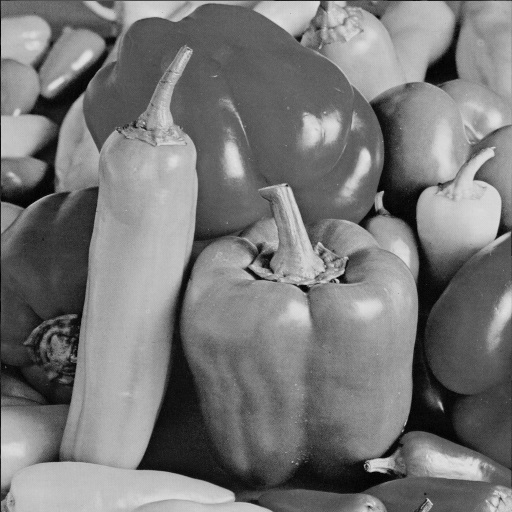
#> input picture 1.jpg, 512 x 512 px, found by its file name
$ python exp2.py
#> lines starting #> are read from the running program, lines starting #| are printed output that depends on the picture
#> further down, img is the input picture: shape (512, 512, 3); min 0, max 228, mean 119.8
import cv2
import numpy as np
import matplotlib.pyplot as plt
def dct2(a):
    return np.fft.fftshift(np.fft.fft2(np.fft.ifftshift(a)))
def idct2(a):
    return np.fft.fftshift(np.fft.ifft2(np.fft.ifftshift(a)))
def whole_img_dct(img_f32):
    img_dct = dct2(img_f32)
    img_dct_log = np.log(abs(img_dct) + 1e-10)
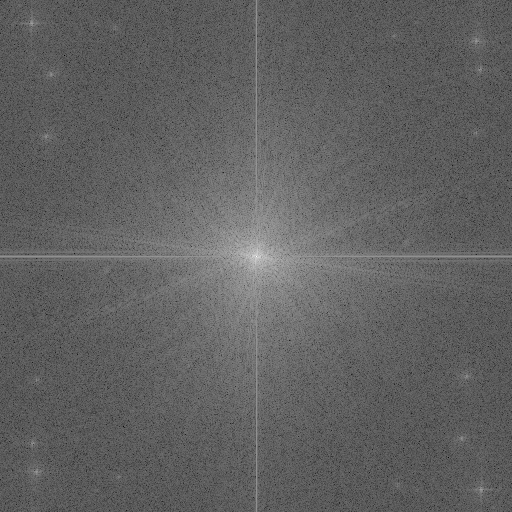
#> img_dct_log: shape (512, 512) float64; min 2.12, max 17.26, mean 7.92; drawn with min black and max white
    img_idct = idct2(img_dct)
    return img_dct, img_dct_log, img_idct

def block_img_dct(img_f32, f_ac, f_dc):
#> called with f_ac = 10, f_dc = 5
    height, width = img_f32.shape[:2]
#> height = 512; width = 512
    block_y = height // 8
#> block_y = 64
    block_x = width // 8
#> block_x = 64
    height_ = block_y * 8
#> height_ = 512
    width_ = block_x * 8
#> width_ = 512
    img_f32_cut = img_f32[:height_, :width_]
    img_dct = np.zeros((height_, width_), dtype=np.float32)
    new_img = img_dct.copy()

    for h in range(block_y):
        for w in range(block_x):
            img_block = img_f32_cut[8 * h: 8 * (h + 1), 8 * w: 8 * (w + 1)]
            img_dct[8 * h: 8 * (h + 1), 8 * w: 8 * (w + 1)] = dct2(img_block)

            # Change the number of preserved harmonics
            img_dct[8 * h: 8 * (h + 1), 8 * w + f_ac:] = 0
            # Zero out AC
            img_dct[8 * h + f_dc:, 8 * w: 8 * (w + 1)] = 0
            # Zero out DC
            dct_block = img_dct[8 * h: 8 * (h + 1), 8 * w: 8 * (w + 1)]
            img_block = idct2(dct_block)
            new_img[8 * h: 8 * (h + 1), 8 * w: 8 * (w + 1)] = img_block
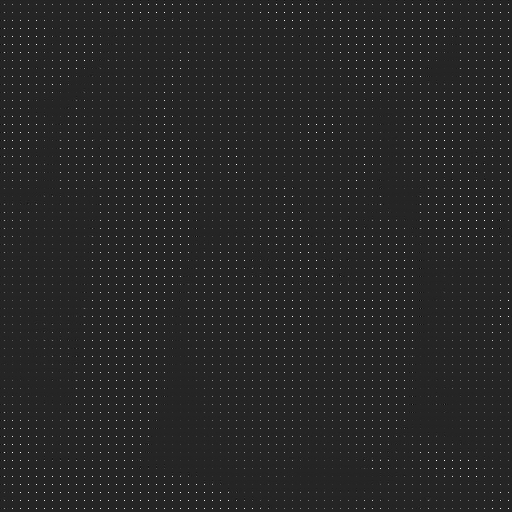
#> img_dct: shape (512, 512) float32; min -2360.3, max 13902, mean 120; drawn with min black and max white
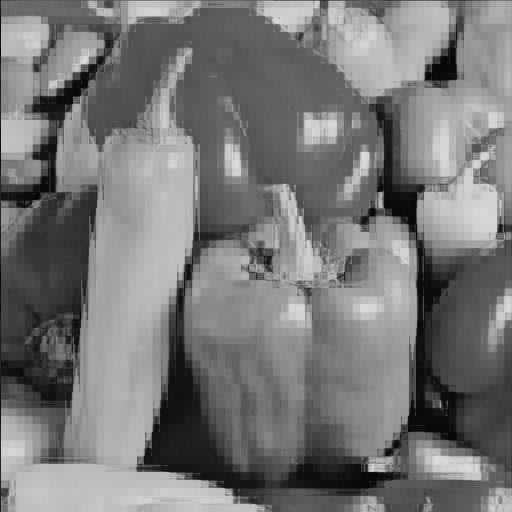
#> new_img: shape (512, 512) float32; min 2.25, max 222.1, mean 119.8

    img_dct_log = np.log(abs(img_dct) + 1e-10)
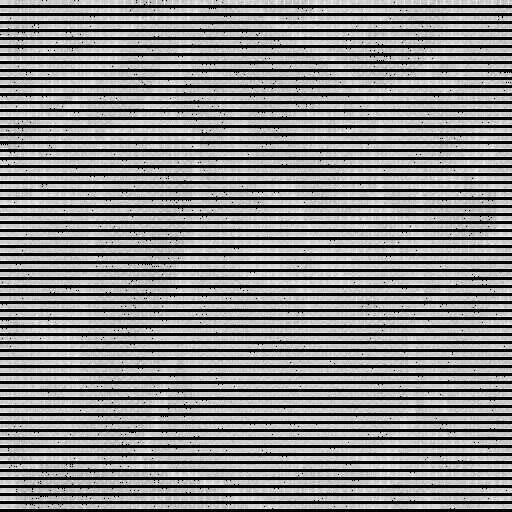
#> img_dct_log: shape (512, 512) float32; min -23.03, max 9.54, mean -6.81; drawn with min black and max white
    return img_dct, img_dct_log, new_img

if __name__ == '__main__':
    img = cv2.imread(r"C:\Users\Rheina Trudy\Documents\UNI\SEMESTER 5\Multimedia\Experiments\images\1.jpg")
    img_gray = cv2.cvtColor(img, cv2.COLOR_BGR2GRAY)
    img_f32 = img_gray.astype(float)

    # (a) Perform DCT
    img_dct, img_dct_log, img_idct = whole_img_dct(img_f32)

    # (b) Change the number of preserved harmonics
    f_ac = 10
    f_dc = 5
    img_dct_block, img_dct_log_block, new_img = block_img_dct(img_f32.copy(), f_ac, f_dc)

    # (c) Perform Inverse DCT
    I_DCT = dct2(img_f32)

    # Visualization
    plt.figure(figsize=(12, 8))
    plt.subplot(231)
    plt.imshow(img_gray, cmap='gray')
    plt.title('Original Image'), plt.xticks([]), plt.yticks([])

    plt.subplot(232)
    plt.imshow(img_dct_log)
    plt.title('DCT (Whole Image)'), plt.xticks([]), plt.yticks([])

    plt.subplot(233)
    plt.imshow(abs(img_idct), cmap='gray')
    plt.title('Inverse (Whole Image)'), plt.xticks([]), plt.yticks([])


    plt.subplot(234)
    plt.imshow(np.log(abs(I_DCT) + 1e-10), cmap='gray')
    plt.title('DCT Coefficients'), plt.xticks([]), plt.yticks([])

    plt.subplot(235)
    plt.imshow(img_dct_log_block)
    plt.title('DCT for 8x8'), plt.xticks([]), plt.yticks([])

    plt.subplot(236)
    plt.imshow(abs(new_img), cmap='gray')
    plt.title('Restored image'), plt.xticks([]), plt.yticks([])

    plt.show()
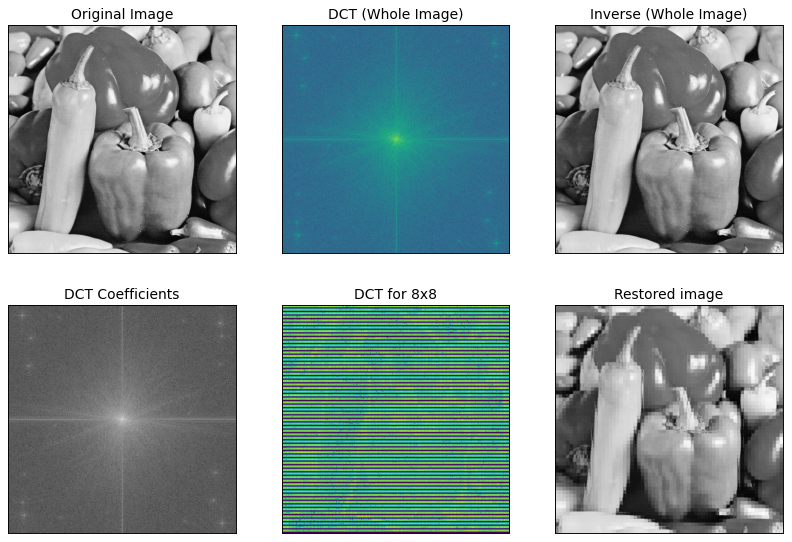
#> figure drawn by matplotlib, 6 panels
